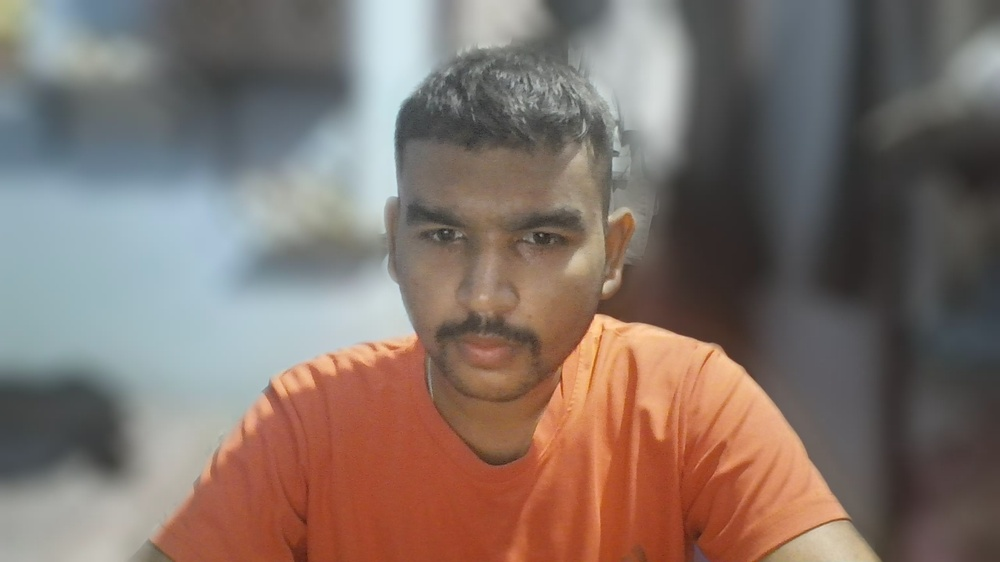
#> input picture test_frame.jpg, 1000 x 562 px, shrunk from 2560 x 1440 before the run; its folder holds only this picture in this run
$ python -i ela.py   (imports and definitions only)
#> lines starting #> are read from the running program, lines starting #| are printed output that depends on the picture
### image_module/detectors/_common.py
"""Shared helpers for the image detectors.

Every detector takes a file path and returns a dict with a "score" in [0, 1]
(higher means more suspicious) and an "applicable" flag. A detector that cannot
say anything about an image (no face found, image too small) returns
applicable=False and a score of 0.0, so callers can tell "clean" from "no opinion".
"""
import math

import cv2
import numpy as np

_FACE_CASCADE = None
_EYE_CASCADE = None


def load_bgr(path):
    """Read an image as uint8 BGR without resizing. Works with non-ASCII Windows paths."""
#> called with path = '../../test_frame.jpg'
    data = np.fromfile(path, dtype=np.uint8)
    img = cv2.imdecode(data, cv2.IMREAD_COLOR)
#> img is the input picture: shape (562, 1000, 3); mean B, G, R 106.5, 113.9, 129.2
    if img is None:
        raise ValueError(f"Could not decode image: {path}")
    return img


def load_gray(path):
    return cv2.cvtColor(load_bgr(path), cv2.COLOR_BGR2GRAY)


def clip01(value):
    value = float(value)
    if not math.isfinite(value):
        return 0.0
    return min(max(value, 0.0), 1.0)


def result(score, **details):
    out = {"score": clip01(score), "applicable": True}
    for key, value in details.items():
        out[key] = float(value) if isinstance(value, (np.floating, np.integer)) else value
    return out


def not_applicable(reason):
    return {"score": 0.0, "applicable": False, "details": reason}


# [20 lines left out: functions face_cascade, eye_cascade, largest_face, not called in this run]

### image_module/detectors/ela.py
import io
import os
import uuid

import cv2
import numpy as np
from PIL import Image

from ._common import load_bgr, result


def ela_difference(bgr, quality=90):
    """Absolute per-pixel difference between the image and a JPEG re-save at `quality`.

    The re-save happens in memory at full size. Resizing first would destroy the
    compression traces this check depends on.
    """
#> called with quality = 90
    rgb = cv2.cvtColor(bgr, cv2.COLOR_BGR2RGB)
    buf = io.BytesIO()
    Image.fromarray(rgb).save(buf, "JPEG", quality=quality)
    buf.seek(0)
    resaved = np.asarray(Image.open(buf).convert("RGB"))
    return np.abs(rgb.astype(np.int16) - resaved.astype(np.int16)).astype(np.float32)
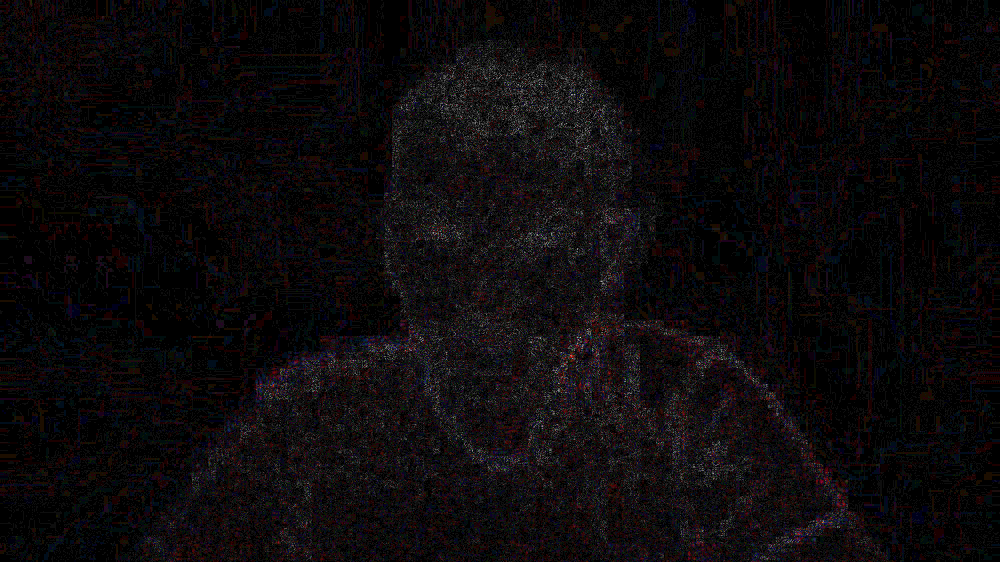
#> returned value: shape (562, 1000, 3) float32; mean of channels 0, 1, 2 0.799, 0.694, 0.9; drawn with min black and max white


def perform_ela(image_path, quality=90, heatmap_dir=None):
    """Error level analysis. Writes a heatmap to `heatmap_dir` when one is given."""
    bgr = load_bgr(image_path)
    diff = ela_difference(bgr, quality)
    gray = diff.mean(axis=2)
    h, w = gray.shape
#> h = 562; w = 1000

    mean_diff = float(gray.mean())
#> mean_diff = 0.798
    global_score = min(mean_diff / 10.0, 1.0)
#> global_score = 0.0798

    # Compare an 8x8 grid of regions: a pasted region that was compressed
    # differently from its surroundings shows up as a block far from the rest.
    block_h, block_w = max(h // 8, 1), max(w // 8, 1)
#> block_h = 70; block_w = 125
    means = np.array([
        gray[r:r + block_h, c:c + block_w].mean()
        for r in range(0, h - block_h + 1, block_h)
        for c in range(0, w - block_w + 1, block_w)
    ])
#> means = 64 values, max 2.04 at index 12, min 0.244 at index 24, mean 0.798
    if len(means) >= 4 and means.mean() > 1e-6:
        spread_score = min(float(means.std() / means.mean()), 1.0)
#> spread_score = 0.615
        hot_ratio = float(np.mean(means > means.mean() * 1.8))
#> hot_ratio = 0.188
        hotspot_score = min(hot_ratio * 3.0, 1.0)
#> hotspot_score = 0.562
    else:
        spread_score = hotspot_score = 0.0

    top = float(gray.max())
#> top = 15
    scaled = (gray * (255.0 / top)).astype(np.uint8) if top > 0 else gray.astype(np.uint8)
    edge_score = min(float(np.mean(cv2.Canny(scaled, 50, 150) > 0)) * 10.0, 1.0)
#> edge_score = 1

    score = (global_score * 0.15 + spread_score * 0.35 +
             hotspot_score * 0.30 + edge_score * 0.20)
#> score = 0.596

    heatmap_path = None
    if heatmap_dir:
        os.makedirs(heatmap_dir, exist_ok=True)
        heat = cv2.applyColorMap(scaled, cv2.COLORMAP_JET)
        heatmap_path = os.path.join(heatmap_dir, f"ela_{uuid.uuid4().hex}.jpg")
        cv2.imwrite(heatmap_path, heat)

    return result(score, mean_diff=mean_diff, block_spread=spread_score,
                  heatmap_path=heatmap_path)
#> in result, `out = {"score": clip01(score), "applicable": True}`: out = {'score': 0.596, 'applicable': True}
#> after the loop in result, `for key, value in details.items():`: out = 5 items

>>> result = perform_ela('../../test_frame.jpg')
#> result = 5 items
